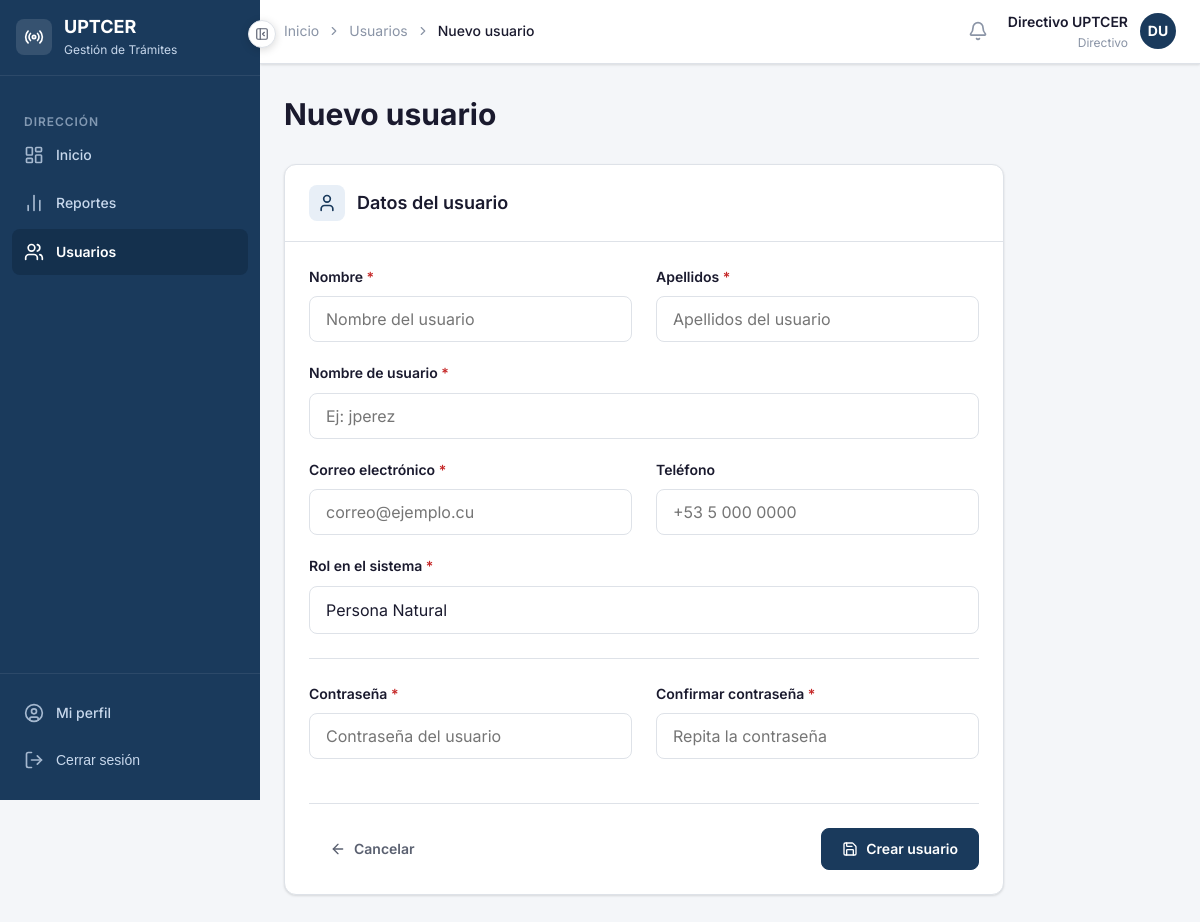
The page /usuarios/nuevo/ (signed in) on the database its author committed.
### apps/accounts/models.py (models this page shows, shortened)
class Usuario(AbstractBaseUser, PermissionsMixin):
    ROL_PERSONA_NATURAL  = 'persona_natural'
    ROL_OPERADOR         = 'operador'
    ROL_ESPECIALISTA     = 'especialista'
    ROL_ADUANA           = 'aduana'
    ROL_DIRECTIVO        = 'directivo'
    ROLES = [
        (ROL_PERSONA_NATURAL, 'Persona Natural'),
        (ROL_OPERADOR,        'Operador'),
        (ROL_ESPECIALISTA,    'Especialista Técnico'),
        (ROL_ADUANA,          'Aduana'),
        (ROL_DIRECTIVO,       'Directivo'),
    ]
    username        = models.CharField('Usuario', max_length=150, unique=True)
    email           = models.EmailField('Correo electrónico', unique=True)
    nombre          = models.CharField('Nombre', max_length=100)
    apellidos       = models.CharField('Apellidos', max_length=100)
    rol             = models.CharField('Rol', max_length=30, choices=ROLES, default=ROL_PERSONA_NATURAL)
    telefono        = models.CharField('Teléfono', max_length=20, blank=True)
    activo          = models.BooleanField('Activo', default=True)
    fecha_registro  = models.DateTimeField('Fecha de registro', auto_now_add=True)
    is_active       = models.BooleanField(default=True)
    is_staff        = models.BooleanField(default=False)
    objects = UsuarioManager()
    USERNAME_FIELD  = 'username'
    REQUIRED_FIELDS = ['email', 'nombre', 'apellidos']
    class Meta:
        verbose_name        = 'Usuario'
        verbose_name_plural = 'Usuarios'
        ordering            = ['apellidos', 'nombre']
    def get_nombre_completo(self):
        return f'{self.nombre} {self.apellidos}'
    @property
    def es_persona_natural(self):
        return self.rol == self.ROL_PERSONA_NATURAL
    @property
    def es_operador(self):
        return self.rol == self.ROL_OPERADOR
    @property
    def es_especialista(self):
        return self.rol == self.ROL_ESPECIALISTA
    @property
    def es_aduana(self):
        return self.rol == self.ROL_ADUANA
    @property
    def es_directivo(self):
        return self.rol == self.ROL_DIRECTIVO

### apps/accounts/views.py (the view)
# urls.py: path('usuarios/nuevo/',                 views.nuevo_usuario,            name='nuevo_usuario'),
@never_cache
@login_required
def nuevo_usuario(request):
    if not request.user.es_directivo:
        messages.error(request, 'No tiene permisos para crear usuarios.')
        return redirect('accounts:lista_usuarios')
    from .forms import FormularioCrearUsuario
    if request.method == 'POST':
        form = FormularioCrearUsuario(request.POST)
        if form.is_valid():
            usuario = form.save()
            messages.success(
                request,
                f'Usuario "{usuario.get_nombre_completo()}" creado correctamente.'
            )
            return redirect('accounts:detalle_usuario', pk=usuario.pk)
        else:
            messages.error(request, 'Por favor corrija los errores en el formulario.')
    else:
        form = FormularioCrearUsuario()
    return render(request, 'accounts/usuarios/form_usuario.html', {
        'form':   form,
        'titulo': 'Nuevo usuario',
        'accion': 'Crear usuario',
    })

### templates/accounts/usuarios/form_usuario.html (shortened to what this page needs)
{% extends 'base/base.html' %}
{% block nav_usuarios %}activo{% endblock %}
{% block breadcrumb %}
<li style="display:flex;align-items:center;gap:var(--espacio-2);">
  <i data-lucide="chevron-right" style="width:14px;height:14px;"></i>
  <a href="{% url 'accounts:lista_usuarios' %}" style="color:var(--color-texto-muted);text-decoration:none;">Usuarios</a>
</li>
<li style="display:flex;align-items:center;gap:var(--espacio-2);">
  <i data-lucide="chevron-right" style="width:14px;height:14px;"></i>
  <span style="color:var(--color-texto-principal);font-weight:var(--peso-medio);">{{ titulo }}</span>
</li>
{% endblock %}
{% block contenido %}
<div class="pagina-cabecera">
  <h1 class="pagina-titulo">{{ titulo }}</h1>
</div>
<div style="max-width:720px;">
  <div class="tarjeta">
    <div class="tarjeta-cabecera">
      <div style="display:flex;align-items:center;gap:var(--espacio-3);">
        <div style="width:36px;height:36px;border-radius:var(--radio-md);background:var(--color-primario-light);color:var(--color-primario);display:flex;align-items:center;justify-content:center;">
          <i data-lucide="user" style="width:20px;height:20px;"></i>
        </div>
        <h2 class="tarjeta-titulo">Datos del usuario</h2>
      </div>
    </div>
    <div class="tarjeta-cuerpo">
      <form method="post" novalidate>
        <div class="grid-2">
          <div class="campo-grupo">
            <label class="campo-etiqueta requerido">{{ form.nombre.label }}</label>
            {{ form.nombre }}
          </div>
          <div class="campo-grupo">
            <label class="campo-etiqueta requerido">{{ form.apellidos.label }}</label>
            {{ form.apellidos }}
          </div>
        </div>
        <div class="campo-grupo">
          <label class="campo-etiqueta requerido">{{ form.username.label }}</label>
          {{ form.username }}
        </div>
        <div class="grid-2">
          <div class="campo-grupo">
            <label class="campo-etiqueta requerido">{{ form.email.label }}</label>
            {{ form.email }}
          </div>
          <div class="campo-grupo">
            <label class="campo-etiqueta">{{ form.telefono.label }}</label>
            {{ form.telefono }}
          </div>
        </div>
        <div class="campo-grupo">
          <label class="campo-etiqueta requerido">{{ form.rol.label }}</label>
          {{ form.rol }}
        </div>
        {% if form.password1 %}
        <hr class="divisor">
        <div class="grid-2">
          <div class="campo-grupo">
            <label class="campo-etiqueta requerido">{{ form.password1.label }}</label>
            {{ form.password1 }}
          </div>
          <div class="campo-grupo">
            <label class="campo-etiqueta requerido">{{ form.password2.label }}</label>
            {{ form.password2 }}
          </div>
        </div>
        {% endif %}
        <hr class="divisor">
        <div style="display:flex;justify-content:space-between;">
          <a href="{% url 'accounts:lista_usuarios' %}" class="btn btn-ghost">
            <i data-lucide="arrow-left" style="width:16px;height:16px;"></i>
            Cancelar
          </a>
          <button type="submit" class="btn btn-primario">
            <i data-lucide="save" style="width:16px;height:16px;"></i>
            {{ accion }}
          </button>
        </div>
      </form>
    </div>
  </div>
</div>
{% endblock %}

### templates/base/base.html (shortened to what this page needs)
<!DOCTYPE html>
<html lang="es">
<head>
  {% load static %}
  <link rel="stylesheet" href="{% static 'css/global.css' %}">
  <link rel="stylesheet" href="{% static 'css/toast.css' %}">
</head>
<body>
<div class="layout-wrapper">
  <aside class="layout-sidebar" id="sidebar">
    <div class="sidebar-logo">
      <div style="width:36px;height:36px;background:rgba(255,255,255,0.12);border-radius:8px;display:flex;align-items:center;justify-content:center;flex-shrink:0;">
        <i data-lucide="radio" style="width:20px;height:20px;color:white;"></i>
      </div>
      <div class="sidebar-logo-info">
        <div class="sidebar-logo-texto">UPTCER</div>
        <div class="sidebar-logo-subtexto">Gestión de Trámites</div>
      </div>
    </div>
    <nav class="sidebar-nav">
      {% if user.es_directivo %}
        <div class="sidebar-seccion-titulo">Dirección</div>
        <a href="{% url 'accounts:dashboard' %}" class="sidebar-enlace {% block nav_dir_inicio %}{% endblock %}" data-tooltip="Inicio">
          <i data-lucide="layout-dashboard" class="icono"></i>
          <span class="sidebar-enlace-texto">Inicio</span>
        </a>
        <a href="#" class="sidebar-enlace {% block nav_reportes %}{% endblock %}" data-tooltip="Reportes">
          <i data-lucide="bar-chart-2" class="icono"></i>
          <span class="sidebar-enlace-texto">Reportes</span>
        </a>
        <a href="{% url 'accounts:lista_usuarios' %}" class="sidebar-enlace {% block nav_usuarios %}{% endblock %}" data-tooltip="Usuarios">          <i data-lucide="users" class="icono"></i>
          <span class="sidebar-enlace-texto">Usuarios</span>
        </a>
      {% endif %}
    </nav>
    <div class="sidebar-pie">
      <a href="{% url 'accounts:perfil' %}" class="sidebar-enlace" data-tooltip="Mi perfil">
        <i data-lucide="user-circle" class="icono"></i>
        <span class="sidebar-enlace-texto">Mi perfil</span>
      </a>
      <form method="post" action="{% url 'accounts:logout' %}">
        <button type="submit" class="sidebar-enlace" data-tooltip="Cerrar sesión"
          style="width:100%;background:none;border:none;cursor:pointer;text-align:left;">
          <i data-lucide="log-out" class="icono"></i>
          <span class="sidebar-enlace-texto">Cerrar sesión</span>
        </button>
      </form>
    </div>
  </aside>
  <div class="layout-main">
    <header class="layout-navbar">
      <nav aria-label="Ruta de navegación" style="flex:1;">
        <ol style="list-style:none;display:flex;align-items:center;gap:var(--espacio-2);font-size:var(--texto-sm);color:var(--color-texto-muted);">
          <li><a href="{% url 'accounts:dashboard' %}" style="color:var(--color-texto-muted);text-decoration:none;">Inicio</a></li>
          {% block breadcrumb %}{% endblock %}
        </ol>
      </nav>
      <div style="display:flex;align-items:center;gap:var(--espacio-3);">
        <a href="{% url 'notificaciones:lista' %}"
          id="btn-notificaciones"
          style="position:relative;width:36px;height:36px;border-radius:var(--radio-md);display:flex;align-items:center;justify-content:center;color:var(--color-texto-muted);background:transparent;border:none;cursor:pointer;text-decoration:none;transition:var(--transicion-rapida);"
          onmouseenter="this.style.background='var(--color-fondo)';this.style.color='var(--color-texto-principal)'"
          onmouseleave="this.style.background='transparent';this.style.color='var(--color-texto-muted)'"
          title="Notificaciones"
        >
          <i data-lucide="bell" style="width:20px;height:20px;"></i>
        </a>
        <div style="text-align:right;">
          <div style="font-size:var(--texto-sm);font-weight:var(--peso-semi);color:var(--color-texto-principal);">
            {{ user.get_nombre_completo }}
          </div>
          <div style="font-size:var(--texto-xs);color:var(--color-texto-muted);">
            {{ user.get_rol_display }}
          </div>
        </div>
        <div style="width:36px;height:36px;border-radius:50%;background-color:var(--color-primario);display:flex;align-items:center;justify-content:center;color:white;font-size:var(--texto-sm);font-weight:var(--peso-bold);">
          {{ user.nombre|first|upper }}{{ user.apellidos|first|upper }}
        </div>
      </div>
    </header>
    <main class="layout-contenido">
      {% block contenido %}{% endblock %}
    </main>
  </div>
</div>
<button
  id="btn-colapsar"
  class="btn-colapsar-sidebar"
  onclick="alternarSidebar()"
  title="Colapsar menú"
  aria-label="Colapsar menú"
>
  <i data-lucide="panel-left-close" id="icono-colapsar" style="width:14px;height:14px;"></i>
</button>
</body>
</html>

### rows shown on the page
Usuario: get_nombre_completo "Directivo UPTCER", rol "Directivo", nombre|first "D", apellidos|first "U"

### other values the page prints
{{ titulo }} "Nuevo usuario"
{{ accion }} "Crear usuario"
